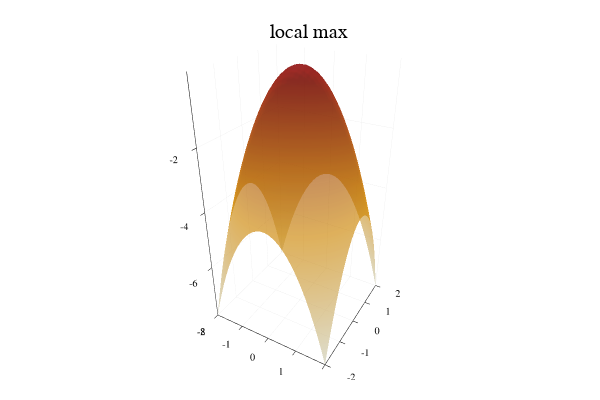

The notebook cell saved with this chart:
### Code cell
surface(v,v,maxi,title="local max",fillalpha=0.8,leg=false,fillcolor=:heat)

### Figure 1 — Plotly figure (JSON) as saved in the notebook; plotly's stock layout.template omitted (floating-point values rounded to 4 significant figures; data arrays with more than 128 entries replaced by an {"elided": "..."} marker saying what was removed)
{"data": [{"colorbar": {"title": ""}, "colorscale": [[0, "rgba(255, 255, 224, 0.800)"], [0.5, "rgba(255, 165, 0, 0.800)"], [1, "rgba(139, 0, 0, 0.800)"]], "name": "y1", "opacity": 0.8, "showlegend": false, "showscale": false, "type": "surface", "x": [-2, -1.862, -1.724, -1.586, -1.448, -1.31, -1.172, -1.034, -0.8966, -0.7586, -0.6207, -0.4828, -0.3448, -0.2069, -0.06897, 0.06897, 0.2069, 0.3448, 0.4828, 0.6207, 0.7586, 0.8966, 1.034, 1.172, 1.31, 1.448, 1.586, 1.724, 1.862, 2], "xaxis": "x1", "y": [-2, -1.862, -1.724, -1.586, -1.448, -1.31, -1.172, -1.034, -0.8966, -0.7586, -0.6207, -0.4828, -0.3448, -0.2069, -0.06897, 0.06897, 0.2069, 0.3448, 0.4828, 0.6207, 0.7586, 0.8966, 1.034, 1.172, 1.31, 1.448, 1.586, 1.724, 1.862, 2], "yaxis": "y1", "z": {"elided": "30x30 float values"}, "zmax": -0.009512, "zmin": -8}], "layout": {"annotations": [{"font": {"color": "rgba(0, 0, 0, 1.000)", "family": "sans-serif", "size": 20}, "rotation": 0, "showarrow": false, "text": "local max", "x": 0.5148, "xanchor": "center", "xref": "paper", "y": 1, "yanchor": "top", "yref": "paper"}], "height": 400, "margin": {"b": 20, "l": 0, "r": 0, "t": 20}, "paper_bgcolor": "rgba(255, 255, 255, 1.000)", "plot_bgcolor": "rgba(255, 255, 255, 1.000)", "scene": {"camera": {"eye": {"x": 1.126, "y": -1.95, "z": 1.3}}, "xaxis": {"anchor": "y1", "domain": [0.03619, 0.9934], "gridcolor": "rgba(0, 0, 0, 0.100)", "gridwidth": 0.5, "linecolor": "rgba(0, 0, 0, 1.000)", "mirror": false, "range": [-2, 2], "showgrid": true, "showline": true, "showticklabels": true, "tickangle": 0, "tickcolor": "rgb(0, 0, 0)", "tickfont": {"color": "rgba(0, 0, 0, 1.000)", "family": "sans-serif", "size": 11}, "tickmode": "array", "ticks": "inside", "ticktext": ["-2", "-1", "0", "1", "2"], "tickvals": [-2, -1, 0, 1, 2], "title": "", "titlefont": {"color": "rgba(0, 0, 0, 1.000)", "family": "sans-serif", "size": 15}, "type": "-", "visible": true, "zeroline": false, "zerolinecolor": "rgba(0, 0, 0, 1.000)"}, "yaxis": {"anchor": "x1", "domain": [0.03762, 0.9415], "gridcolor": "rgba(0, 0, 0, 0.100)", "gridwidth": 0.5, "linecolor": "rgba(0, 0, 0, 1.000)", "mirror": false, "range": [-2, 2], "showgrid": true, "showline": true, "showticklabels": true, "tickangle": 0, "tickcolor": "rgb(0, 0, 0)", "tickfont": {"color": "rgba(0, 0, 0, 1.000)", "family": "sans-serif", "size": 11}, "tickmode": "array", "ticks": "inside", "ticktext": ["-2", "-1", "0", "1", "2"], "tickvals": [-2, -1, 0, 1, 2], "title": "", "titlefont": {"color": "rgba(0, 0, 0, 1.000)", "family": "sans-serif", "size": 15}, "type": "-", "visible": true, "zeroline": false, "zerolinecolor": "rgba(0, 0, 0, 1.000)"}, "zaxis": {"gridcolor": "rgba(0, 0, 0, 0.100)", "gridwidth": 0.5, "linecolor": "rgba(0, 0, 0, 1.000)", "mirror": false, "range": [-8, -0.009512], "showgrid": true, "showline": true, "showticklabels": true, "tickangle": 0, "tickcolor": "rgb(0, 0, 0)", "tickfont": {"color": "rgba(0, 0, 0, 1.000)", "family": "sans-serif", "size": 11}, "tickmode": "array", "ticks": "inside", "ticktext": ["-8", "-6", "-4", "-2"], "tickvals": [-8, -6, -4, -2], "title": "", "titlefont": {"color": "rgba(0, 0, 0, 1.000)", "family": "sans-serif", "size": 15}, "type": "-", "visible": true, "zeroline": false, "zerolinecolor": "rgba(0, 0, 0, 1.000)"}}, "showlegend": false, "width": 600}}
